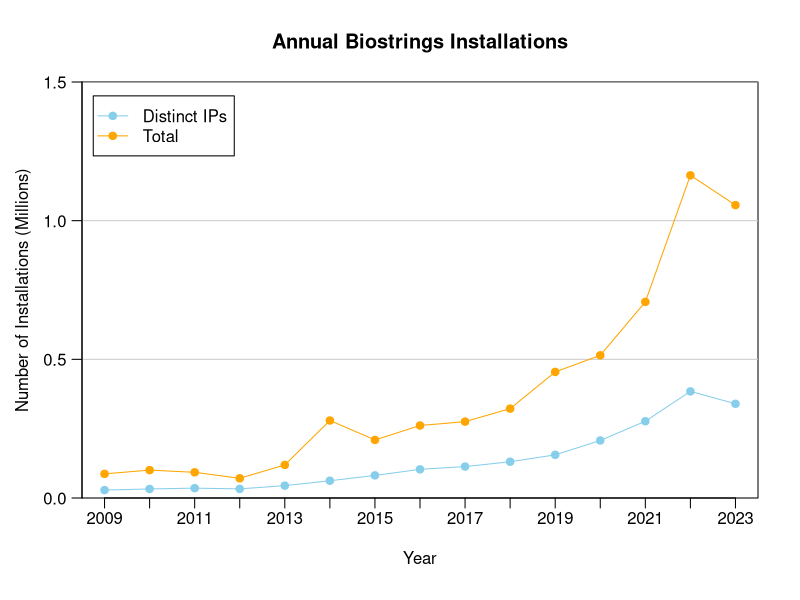

Generate this figure with R:
## ---- chunk 1
par(mgp=c(2.5,0.5,0))
d <- read.table("../data/Biostrings_Downloads_v1.csv", sep=',', row.names=1L, header=TRUE)
plot(NULL, main="Annual Biostrings Installations", yaxs='i', xaxs='i',
     xaxt='n', yaxt='n', xlab="Year", ylab='Number of Installations (Millions)',
     xlim=c(min(d$Year)-0.5, max(d$Year)+0.5), ylim=c(0, 1.5e6))
for(i in seq(5,15,5)){
  abline(h=i*1e5, col='grey80')
}
lines(x=d$Year, y=d$Total, col='orange')
lines(x=d$Year, y=d$Distinct.IP, col='skyblue')
points(x=d$Year, y=d$Total, col='orange', pch=19)
points(x=d$Year, y=d$Distinct.IP, col='skyblue', pch=19)
axis(side=1, at=d$Year, labels=TRUE)
axis(side=2, at=seq(0,15,5)*1e5, 
     labels=c("0.0", "0.5", "1.0", "1.5"), las=2, hadj=1.25)
legend(x=min(d$Year)-0.25, y=1.45e6, 
       legend=c("Distinct IPs", "Total"), lwd=1, pch=19, col=c("skyblue", "orange"))
